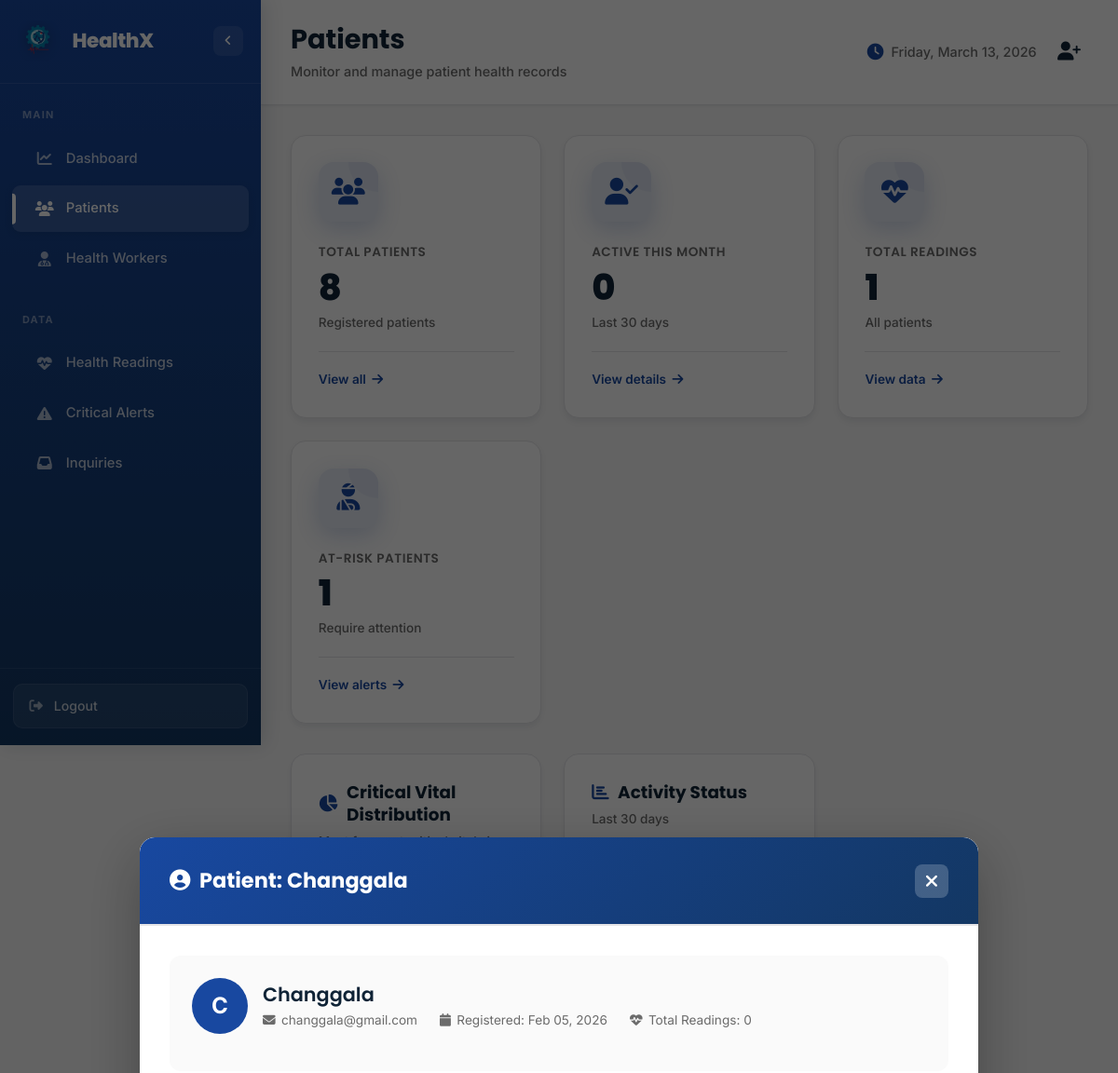
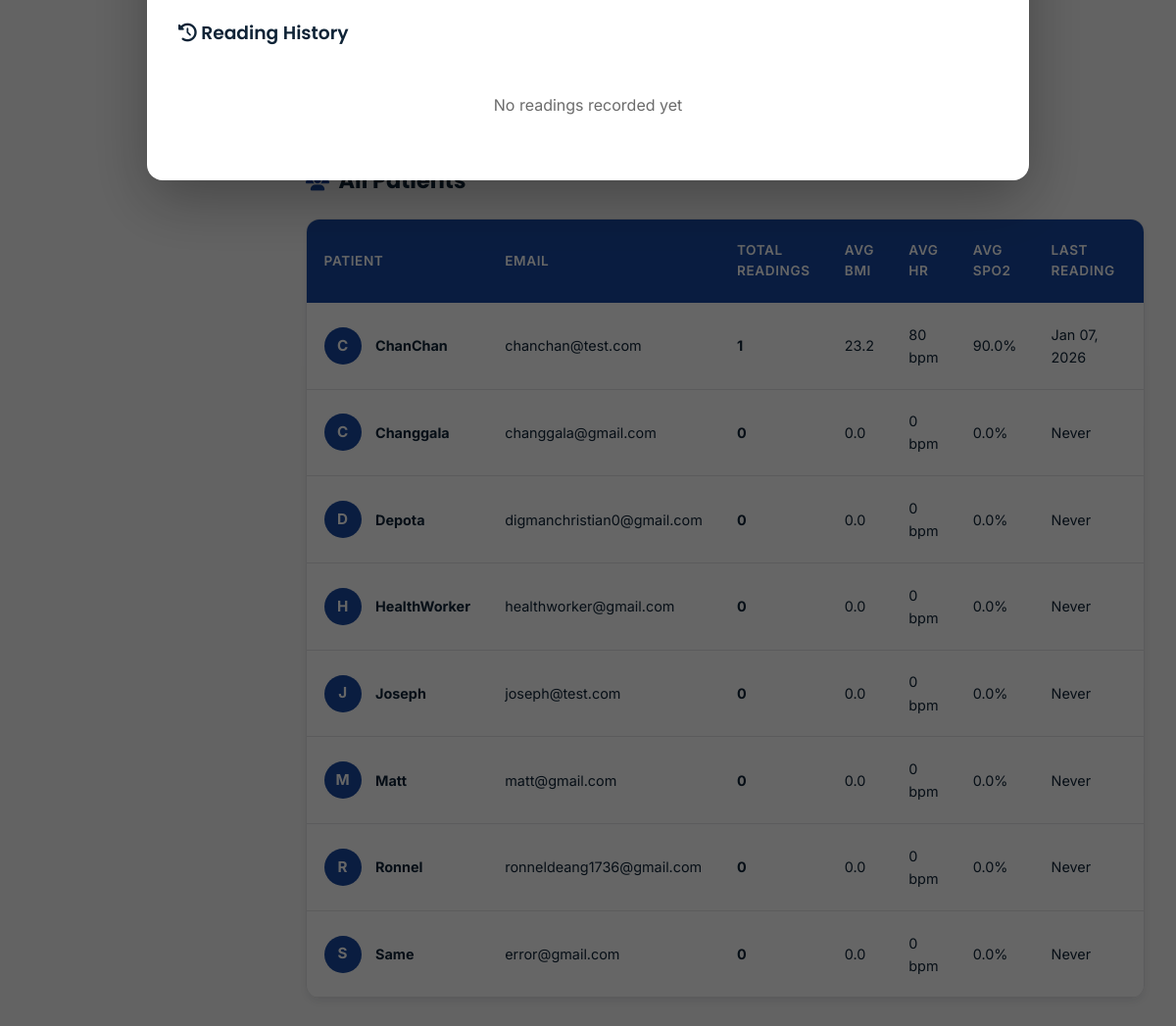
/admin/patients.php?patient_email=changgala@gmail.com (signed in), run on the app's committed database (2 pictures, top to bottom).
### tables this page shows
CREATE TABLE `users` (
  `id` int(11) NOT NULL,
  `name` varchar(100) NOT NULL,
  `email` varchar(150) NOT NULL,
  `password` varchar(255) NOT NULL,
  `created_at` timestamp NOT NULL DEFAULT current_timestamp(),
  `updated_at` timestamp NOT NULL DEFAULT current_timestamp() ON UPDATE current_timestamp(),
  `notification_viewed` tinyint(1) NOT NULL DEFAULT 0
);

### admin/patients.php (the view, shortened to what the rows shown need)
<?php
require_once('../config/dbcon.php');
$patients = [];
$patientsQuery = $conn->query(
    "SELECT u.id as id, u.email as email, u.name as name,
            DATE_ADD(u.created_at, INTERVAL 8 HOUR) as registered_at,
            COUNT(hr.id) as total_readings,
            MAX(DATE_ADD(hr.timestamp, INTERVAL 8 HOUR)) as last_reading,
            MIN(DATE_ADD(hr.created_at, INTERVAL 8 HOUR)) as first_reading_at,
            AVG(hr.bmi) as avg_bmi,
            AVG(hr.heart_rate) as avg_heart_rate,
            AVG(hr.spo2) as avg_spo2
     FROM users u
     LEFT JOIN health_readings hr ON u.email = hr.user_email COLLATE utf8mb4_unicode_ci
     GROUP BY u.id, u.email, u.name, u.created_at
     ORDER BY u.name ASC"
);
while($row = $patientsQuery->fetch_assoc()) {
    $row['total_readings'] = intval($row['total_readings']);
    $row['avg_bmi'] = $row['avg_bmi'] !== null ? (float)$row['avg_bmi'] : 0.0;
    $row['avg_heart_rate'] = $row['avg_heart_rate'] !== null ? (float)$row['avg_heart_rate'] : 0;
    $row['avg_spo2'] = $row['avg_spo2'] !== null ? (float)$row['avg_spo2'] : 0.0;
    $patients[] = $row;
}
$selectedPatient = null;
$patientReadings = [];
if(isset($_GET['patient_email'])) {
    $patient_email = $_GET['patient_email'];
    $stmt = $conn->prepare("
        SELECT user_email as email, patient_name as name,
               MIN(DATE_ADD(created_at, INTERVAL 8 HOUR)) as created_at
        FROM health_readings
        WHERE user_email = ?
        GROUP BY user_email, patient_name
    ");
    $stmt->bind_param("s", $patient_email);
    $stmt->execute();
    $result = $stmt->get_result();
    $selectedPatient = $result->fetch_assoc();
    if(!$selectedPatient) {
        $stmt = $conn->prepare("
            SELECT email, name, DATE_ADD(created_at, INTERVAL 8 HOUR) as created_at
            FROM users
            WHERE email = ?
            LIMIT 1
        ");
        $stmt->bind_param("s", $patient_email);
        $stmt->execute();
        $result = $stmt->get_result();
        $selectedPatient = $result->fetch_assoc();
    }
}
?>
<!DOCTYPE html>
<html lang="en">
<head>
    <link rel="stylesheet" href="https://cdnjs.cloudflare.com/ajax/libs/font-awesome/6.4.0/css/all.min.css">
    <link rel="stylesheet" href="../css/admin_style.css">
</head>
<body>
    <main class="main-content">
        <header class="top-bar">
            <div class="top-bar-left">
                <div class="page-title">
                    <h1>Patients</h1>
                </div>
            </div>
        </header>
        <div class="dashboard-content">
            <div class="charts-container">
                <div class="chart-medium">
                    <div class="chart-card">
                        <div class="chart-header">
                            <div>
                                <h2><i class="fas fa-chart-pie"></i> Critical Vital Distribution</h2>
                            </div>
                        </div>
                    </div>
                </div>
                <div class="chart-medium">
                    <div class="chart-card">
                        <div class="chart-header">
                            <div>
                                <h2><i class="fas fa-chart-bar"></i> Activity Status</h2>
                            </div>
                        </div>
                    </div>
                </div>
            </div>
            <div class="table-section" id="patients-table">
                <div class="section-header">
                    <h2><i class="fas fa-users"></i> All Patients</h2>
                </div>
                <div class="table-container">
                    <table class="data-table">
                        <thead>
                            <tr>
                                <th>Patient</th>
                                <th>Email</th>
                                <th>Total Readings</th>
                                <th>Avg BMI</th>
                                <th>Avg HR</th>
                                <th>Avg SpO2</th>
                                <th>Last Reading</th>
                                <th>Action</th>
                            </tr>
                        </thead>
                        <tbody>
                            <?php foreach($patients as $patient): ?>
                            <tr>
                                <td>
                                    <div class="patient-cell">
                                        <div class="patient-avatar"><?php echo strtoupper(substr($patient['name'], 0, 1)); ?></div>
                                        <strong><?php echo htmlspecialchars($patient['name']); ?></strong>
                                    </div>
                                </td>
                                <td><?php echo htmlspecialchars($patient['email']); ?></td>
                                <td><strong><?php echo number_format($patient['total_readings']); ?></strong></td>
                                <td><?php echo number_format((float)$patient['avg_bmi'], 1); ?></td>
                                <td><?php echo number_format((int)$patient['avg_heart_rate'], 0); ?> bpm</td>
                                <td><?php echo number_format((float)$patient['avg_spo2'], 1); ?>%</td>
                                <td><?php echo $patient['last_reading'] ? date('M d, Y', strtotime($patient['last_reading'])) : 'Never'; ?></td>
                                <td>
                                </td>
                            </tr>
                            <?php endforeach; ?>
                        </tbody>
                    </table>
                </div>
            </div>
        </div>
    </main>
    <?php if($selectedPatient): ?>
    <div class="modal-overlay active" id="patientModal">
        <div class="modal-container" style="max-width: 900px; max-height: 90vh; overflow-y: auto;">
            <div class="modal-header">
                <h2><i class="fas fa-user-circle"></i> Patient: <?php echo htmlspecialchars($selectedPatient['name']); ?></h2>
                <a href="patients.php" class="modal-close" style="text-decoration: none; color: white;">
                    <i class="fas fa-times"></i>
                </a>
            </div>
            <div class="modal-body">
                <div class="modal-patient-info">
                    <div class="modal-patient-header">
                        <div class="modal-patient-avatar"><?php echo strtoupper(substr($selectedPatient['name'], 0, 1)); ?></div>
                        <div class="modal-patient-details">
                            <h3><?php echo htmlspecialchars($selectedPatient['name']); ?></h3>
                            <div class="modal-patient-meta">
                                <span><i class="fas fa-envelope"></i> <?php echo htmlspecialchars($selectedPatient['email']); ?></span>
                                <span><i class="fas fa-calendar"></i> Registered: <?php echo date('M d, Y', strtotime($selectedPatient['created_at'])); ?></span>
                                <span><i class="fas fa-heartbeat"></i> Total Readings: <?php echo count($patientReadings); ?></span>
                            </div>
                        </div>
                    </div>
                </div>
                <h3 style="margin: 1.5rem 0 1rem 0;"><i class="fas fa-history"></i> Reading History</h3>
                <?php if(count($patientReadings) > 0): ?>
                    <?php foreach($patientReadings as $reading): ?>
                    <div style="background: white; border: 2px solid var(--gray-200); border-radius: 12px; padding: 1.5rem; margin-bottom: 1rem;">
                        <div style="display: flex; justify-content: space-between; align-items: center; margin-bottom: 1rem; flex-wrap: wrap; gap: 0.5rem;">
                            <div>
                                <strong style="font-size: 1.1rem;"><?php echo date('F d, Y', strtotime($reading['timestamp'])); ?></strong><br>
                                <small style="color: var(--muted);"><?php echo date('h:i A', strtotime($reading['timestamp'])); ?></small>
                            </div>
                            <span style="background: var(--primary); color: white; padding: 0.5rem 1rem; border-radius: 20px; font-size: 0.85rem;">
                                <i class="fas fa-user-md"></i> <?php echo htmlspecialchars(explode('@', $reading['worker_email'])[0]); ?>
                            </span>
                        </div>
                        <div class="modal-vitals-grid">
                            <div class="modal-vital-card">
                                <div class="modal-vital-label">
                                    <img src="../images/body-mass-index.png" alt="BMI" onerror="this.style.display='none'; this.nextElementSibling.style.display='inline-block';">
                                    <i class="fas fa-weight" style="display: none;"></i>
                                    BMI
                                </div>
                                <div class="modal-vital-value"><?php echo number_format($reading['bmi'], 1); ?></div>
                                <span class="modal-vital-status <?php echo $reading['bmi_cat']['class']; ?>">
                                    <?php echo $reading['bmi_cat']['category']; ?>
                                </span>
                                <small style="font-size: 0.75rem; color: var(--muted); margin-top: 0.5rem;">
                                    <?php echo number_format($reading['weight'], 1); ?>kg / <?php echo number_format($reading['height'], 0); ?>cm
                                </small>
                            </div>
                            <div class="modal-vital-card">
                                <div class="modal-vital-label">
                                    <img src="../images/heart-rate.png" alt="Heart Rate" onerror="this.style.display='none'; this.nextElementSibling.style.display='inline-block';">
                                    <i class="fas fa-heartbeat" style="display: none;"></i>
                                    Heart Rate
                                </div>
                                <div class="modal-vital-value"><?php echo $reading['heart_rate']; ?> bpm</div>
                                <span class="modal-vital-status <?php echo $reading['hr_cat']['class']; ?>">
                                    <?php echo $reading['hr_cat']['category']; ?>
                                </span>
                            </div>
                            <div class="modal-vital-card">
                                <div class="modal-vital-label">
                                    <img src="../images/oxygen-saturation.png" alt="SpO2" onerror="this.style.display='none'; this.nextElementSibling.style.display='inline-block';">
                                    <i class="fas fa-lungs" style="display: none;"></i>
                                    SpO2
                                </div>
                                <div class="modal-vital-value"><?php echo $reading['spo2']; ?>%</div>
                                <span class="modal-vital-status <?php echo $reading['spo2_cat']['class']; ?>">
                                    <?php echo $reading['spo2_cat']['category']; ?>
                                </span>
                            </div>
                            <div class="modal-vital-card">
                                <div class="modal-vital-label">
                                    <img src="../images/body-temperature.png" alt="Temperature" onerror="this.style.display='none'; this.nextElementSibling.style.display='inline-block';">
                                    <i class="fas fa-thermometer-half" style="display: none;"></i>
                                    Temperature
                                </div>
                                <div class="modal-vital-value"><?php echo number_format($reading['temperature'], 1); ?>°C</div>
                                <span class="modal-vital-status <?php echo $reading['temp_cat']['class']; ?>">
                                    <?php echo $reading['temp_cat']['category']; ?>
                                </span>
                            </div>
                            <div class="modal-vital-card">
                                <div class="modal-vital-label">
                                    <img src="../images/blood-pressure.png" alt="Blood Pressure" onerror="this.style.display='none'; this.nextElementSibling.style.display='inline-block';">
                                    <i class="fas fa-stethoscope" style="display: none;"></i>
                                    Blood Pressure
                                </div>
                                <div class="modal-vital-value"><?php echo $reading['systolic']; ?>/<?php echo $reading['diastolic']; ?></div>
                                <span class="modal-vital-status <?php echo $reading['bp_cat']['class']; ?>">
                                    <?php echo $reading['bp_cat']['category']; ?>
                                </span>
                            </div>
                        </div>
                    </div>
                    <?php endforeach; ?>
                <?php else: ?>
                    <p style="text-align: center; padding: 2rem; color: var(--muted);">No readings recorded yet</p>
                <?php endif; ?>
            </div>
        </div>
    </div>
    <?php endif; ?>
</body>
</html>

### data on the page
users: name "C", name "ChanChan", email "chanchan@test.com", total_readings "1", avg_bmi "23.2", avg_heart_rate "80", avg_spo2 "90.0", last_reading "Jan 07, 2026"
users: name "C", name "Changgala", email "changgala@gmail.com", total_readings "0", avg_bmi "0.0", avg_heart_rate "0", avg_spo2 "0.0", shows "Never"
users: name "D", name "Depota", email "digmanchristian0@gmail.com", total_readings "0", avg_bmi "0.0", avg_heart_rate "0", avg_spo2 "0.0", shows "Never"
users: name "H", name "HealthWorker", email "healthworker@gmail.com", total_readings "0", avg_bmi "0.0", avg_heart_rate "0", avg_spo2 "0.0", shows "Never"
users: name "J", name "Joseph", email "joseph@test.com", total_readings "0", avg_bmi "0.0", avg_heart_rate "0", avg_spo2 "0.0", shows "Never"
users: name "M", name "Matt", email "matt@gmail.com", total_readings "0", avg_bmi "0.0", avg_heart_rate "0", avg_spo2 "0.0", shows "Never"
users: name "R", name "Ronnel", email "ronneldeang1736@gmail.com", total_readings "0", avg_bmi "0.0", avg_heart_rate "0", avg_spo2 "0.0", shows "Never"
users: name "S", name "Same", email "error@gmail.com", total_readings "0", avg_bmi "0.0", avg_heart_rate "0", avg_spo2 "0.0", shows "Never"

### other printed values
count($patients) "8"
$activeThisMonth "0"
$totalReadings "1"
$atRiskCount "1"
date('M d, Y', strtotime($selectedPatient['created_at'])) "Feb 05, 2026"
count($patientReadings) "0"
